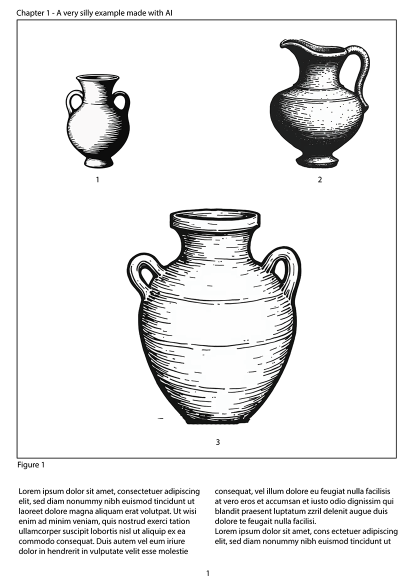
#> input picture imgs/tutorial_gif/example_pag_1.png, 827 x 1169 px (shown at 1/2 size)
$ python -i metadata_analysis.py   (imports and definitions only)
#> lines starting #> are read from the running program, lines starting #| are printed output that depends on the picture
# metadata_analysis.py

import numpy as np
import pandas as pd
from PIL import Image
from PIL.ExifTags import TAGS
import cv2
from sklearn.cluster import KMeans, DBSCAN
from sklearn.preprocessing import StandardScaler
from sklearn.decomposition import PCA
import matplotlib.pyplot as plt
import seaborn as sns
from typing import Dict, List, Tuple, Any, Optional
from dataclasses import dataclass
from datetime import datetime
import hashlib
import json
from pathlib import Path


@dataclass
class ImageMetadata:
    """Container for image metadata"""
    filename: str
    exif_data: Dict[str, Any]
    file_hash: str
    creation_date: datetime
    modification_date: datetime
    dimensions: Tuple[int, int]
    file_size: int
    provenance: List[Dict[str, Any]]
    tags: List[str]
    relationships: List[Dict[str, str]]


class MetadataManager:
    """Manages metadata extraction, preservation, and tracking"""

    # [107 lines left out: functions __init__, extract_exif, calculate_file_hash, track_provenance, add_hierarchical_tags, define_relationship, not called in this run]


class MorphometricAnalyzer:
    """Performs automatic morphometric analysis on pottery profiles"""

    def __init__(self):
        self.measurements = {}

    # [98 lines left out: functions analyze_profile, _estimate_volume, _calculate_max_curvature, not called in this run]


class PotteryClusterAnalyzer:
    """Performs clustering analysis on pottery collections"""

    def __init__(self):
        self.scaler = StandardScaler()
        self.pca = PCA(n_components=2)

    def extract_features(self, image_path: str) -> np.ndarray:
        """Extract features for clustering"""
#> called with image_path = 'imgs/tutorial_gif/example_pag_1.png'
        # Load image
        img = cv2.imread(str(image_path))
#> img is the input picture: shape (1169, 827, 3); mean B, G, R 234.7, 234.7, 234.6
        img_rgb = cv2.cvtColor(img, cv2.COLOR_BGR2RGB)

        # Resize for consistent feature extraction
        img_resized = cv2.resize(img_rgb, (128, 128))
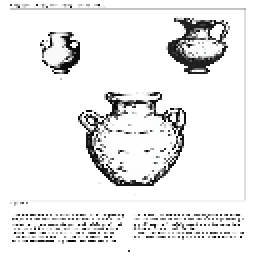
#> img_resized: shape (128, 128, 3) (shown 2 times larger); mean R, G, B 235.4, 235.4, 235.4

        features = []

        # Color histogram features
        for channel in range(3):
            hist = cv2.calcHist([img_resized], [channel], None, [32], [0, 256])
            features.extend(hist.flatten())
#> after the loop, features = 96 values, max 14004 at index 31, min 34 at index 10, mean 512

        # Texture features using LBP
        gray = cv2.cvtColor(img_resized, cv2.COLOR_RGB2GRAY)
        lbp = self._calculate_lbp(gray)
        lbp_hist, _ = np.histogram(lbp, bins=32, range=(0, 256))
        features.extend(lbp_hist)

        # Shape features using Hu moments
        moments = cv2.moments(gray)
        hu_moments = cv2.HuMoments(moments).flatten()
        features.extend(np.log(np.abs(hu_moments) + 1e-10))

        return np.array(features)

    def _calculate_lbp(self, image: np.ndarray, radius: int = 1) -> np.ndarray:
        """Calculate Local Binary Pattern"""
#> called with radius = 1
        rows, cols = image.shape
#> rows = 128; cols = 128
        lbp = np.zeros_like(image)

        for i in range(radius, rows - radius):
            for j in range(radius, cols - radius):
                center = image[i, j]
                binary_string = ""

                # 8 neighbors
                for di in [-1, 0, 1]:
                    for dj in [-1, 0, 1]:
                        if di == 0 and dj == 0:
                            continue
                        neighbor = image[i + di, j + dj]
                        binary_string += "1" if neighbor >= center else "0"

                lbp[i, j] = int(binary_string, 2)
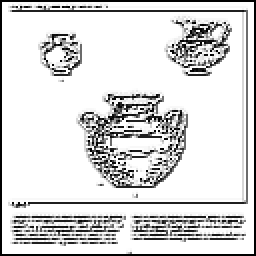
#> lbp: shape (128, 128) (shown 2 times larger); min 0, max 255, mean 215.5

        return lbp

    # [36 lines left out: functions cluster_pottery, visualize_clusters, not called in this run]


class StatisticalDashboard:
    """Creates statistical visualizations for pottery datasets"""

    def __init__(self):
        self.fig_size = (15, 10)
        sns.set_style("whitegrid")

    # [116 lines left out: functions create_dashboard, generate_morphometric_report, not called in this run]

>>> result = PotteryClusterAnalyzer().extract_features('imgs/tutorial_gif/example_pag_1.png')
#> in extract_features, `lbp_hist, _ = np.histogram(lbp, bins=32, range=(0, 256))`: lbp_hist = 32 values, max 11760 at index 31, min 23 at index 10, mean 512
#> in extract_features, `moments = cv2.moments(gray)`: moments = moments, m00 3857231, centre m10/m00, m01/m00 = (63.08, 63.82)
#> in extract_features, `hu_moments = cv2.HuMoments(moments).flatten()`: hu_moments = [0.00072, 2.18e-10, 5.77e-14, 2.8e-14, -9.94e-28, -1.72e-19, 5.32e-28]
#> result = 135 values, max 14004 at index 31, min -23.03 at index 132, mean 484.4

$ run again, on imgs/tutorial_gif/example_pag_2.png
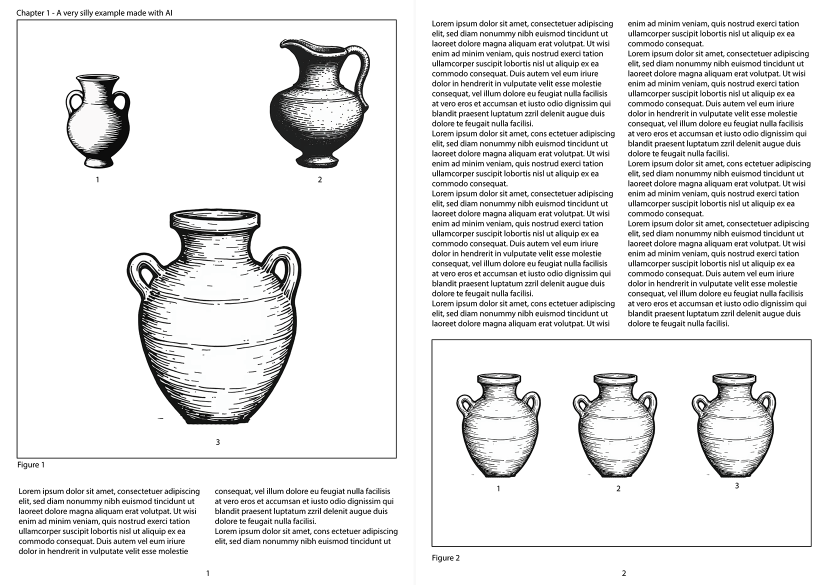
#> input picture imgs/tutorial_gif/example_pag_2.png, 1659 x 1169 px (shown at 1/2 size)
#> in extract_features, img is the input picture: shape (1169, 1659, 3); mean B, G, R 232.2, 232.2, 232.2
#> in extract_features, `img_resized = cv2.resize(img_rgb, (128, 128))`:
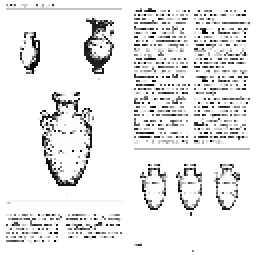
#> img_resized: shape (128, 128, 3) (shown 2 times larger); mean R, G, B 233.2, 233.2, 233.2
#> after the loop in extract_features, `for channel in range(3):`: features = 96 values, max 13533 at index 31, min 59 at index 16, mean 512
#> after the loop in _calculate_lbp, `for i in range(radius, rows - radius):`:
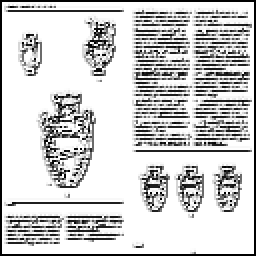
#> lbp: shape (128, 128) (shown 2 times larger); min 0, max 255, mean 205.1
#> lbp_hist = 32 values, max 9987 at index 31, min 22 at index 14, mean 512
#> moments = moments, m00 3821070, centre m10/m00, m01/m00 = (63.12, 64.35)
#> hu_moments = [0.000725, 1.14e-10, 1.84e-14, 1.05e-13, 4.25e-27, -9.25e-19, -1.87e-27]
#> result = 135 values, max 13533 at index 31, min -23.03 at index 132, mean 484.4
